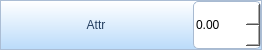
<?xml version="1.0" encoding="UTF-8"?>
<ui version="4.0">
 <class>WgFloatEditor</class>
 <widget class="QWidget" name="WgFloatEditor">
  <property name="geometry">
   <rect>
    <x>0</x>
    <y>0</y>
    <width>262</width>
    <height>50</height>
   </rect>
  </property>
  <property name="sizePolicy">
   <sizepolicy hsizetype="Ignored" vsizetype="Fixed">
    <horstretch>0</horstretch>
    <verstretch>0</verstretch>
   </sizepolicy>
  </property>
  <property name="windowTitle">
   <string>Form</string>
  </property>
  <property name="styleSheet">
   <string notr="true">border:1px solid rgb(171,189,212);
background-color: qlineargradient(spread:pad, x1:1, y1:0, x2:0.999955, y2:0.983, stop:0 rgba(255, 255, 255, 255), stop:1 rgba(188, 220, 250, 255));</string>
  </property>
  <layout class="QHBoxLayout" name="horizontalLayout">
   <property name="spacing">
    <number>2</number>
   </property>
   <property name="leftMargin">
    <number>1</number>
   </property>
   <property name="topMargin">
    <number>1</number>
   </property>
   <property name="rightMargin">
    <number>1</number>
   </property>
   <property name="bottomMargin">
    <number>1</number>
   </property>
   <item>
    <widget class="QLabel" name="labName">
     <property name="sizePolicy">
      <sizepolicy hsizetype="Fixed" vsizetype="Ignored">
       <horstretch>0</horstretch>
       <verstretch>0</verstretch>
      </sizepolicy>
     </property>
     <property name="minimumSize">
      <size>
       <width>190</width>
       <height>0</height>
      </size>
     </property>
     <property name="maximumSize">
      <size>
       <width>190</width>
       <height>16777215</height>
      </size>
     </property>
     <property name="font">
      <font>
       <family>Microsoft YaHei UI</family>
      </font>
     </property>
     <property name="styleSheet">
      <string notr="true">color: rgb(35, 62, 95);
border: none;</string>
     </property>
     <property name="text">
      <string>Attr</string>
     </property>
     <property name="alignment">
      <set>Qt::AlignCenter</set>
     </property>
    </widget>
   </item>
   <item>
    <widget class="QDoubleSpinBox" name="doubleSpinBoxValue">
     <property name="sizePolicy">
      <sizepolicy hsizetype="Ignored" vsizetype="Ignored">
       <horstretch>0</horstretch>
       <verstretch>0</verstretch>
      </sizepolicy>
     </property>
     <property name="minimumSize">
      <size>
       <width>0</width>
       <height>0</height>
      </size>
     </property>
     <property name="maximumSize">
      <size>
       <width>16777215</width>
       <height>16777215</height>
      </size>
     </property>
     <property name="font">
      <font>
       <family>Microsoft YaHei UI</family>
      </font>
     </property>
     <property name="styleSheet">
      <string notr="true">QDoubleSpinBox {
	border:1px solid rgb(168, 186, 209);
	border-radius: 5px;
	background: rgb(255, 255, 255);
	color: rgb(0, 0, 0);
}

QDoubleSpinBox::hover
{
	background-color: rgb(255, 255, 191);
}

QDoubleSpinBox QAbstractItemView {
    border:1px solid rgb(238, 107, 71);
    background-color: rgb(255, 255, 191);
    selection-background-color: rgb(238, 107, 71);
}</string>
     </property>
     <property name="decimals">
      <number>2</number>
     </property>
    </widget>
   </item>
  </layout>
 </widget>
 <resources/>
 <connections/>
</ui>
